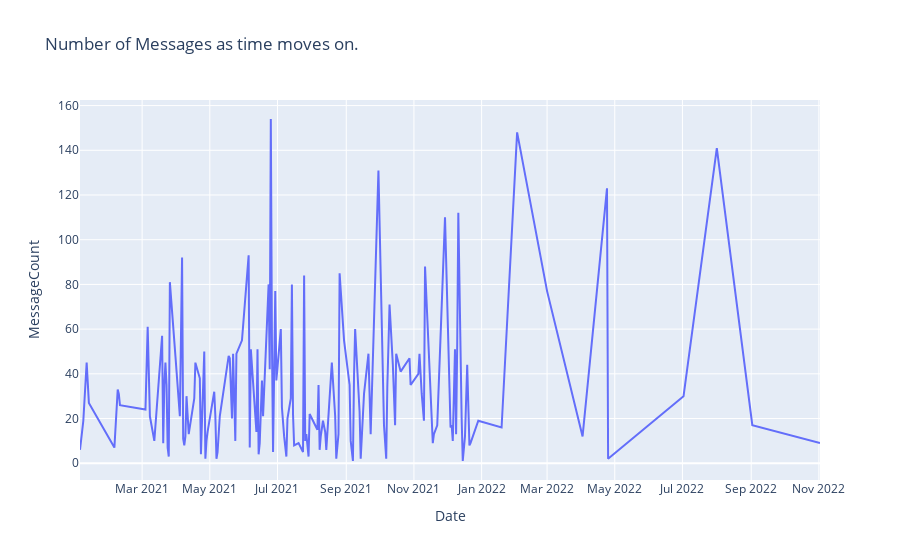

Notebook code cell kept with this figure:
### Code cell
date_df = df['Date'].dt.date.value_counts().sort_index().reset_index()
date_df.columns = ['Date','MessageCount']
fig = px.line(date_df, x="Date", y="MessageCount", title='Number of Messages as time moves on.')
fig.update_xaxes(nticks=20)
fig.show()

### Figure 1 — Plotly figure (JSON) as saved in the notebook; plotly's stock layout.template omitted (floating-point values rounded to 4 significant figures; data arrays with more than 128 entries replaced by an {"elided": "..."} marker saying what was removed)
{"data": [{"hovertemplate": "Date=%{x}<br>MessageCount=%{y}<extra></extra>", "legendgroup": "", "line": {"color": "#636efa", "dash": "solid"}, "marker": {"symbol": "circle"}, "mode": "lines", "name": "", "orientation": "v", "showlegend": false, "type": "scatter", "x": {"elided": "154 str values"}, "xaxis": "x", "y": {"elided": "154 int values"}, "yaxis": "y"}], "layout": {"autosize": true, "legend": {"tracegroupgap": 0}, "title": {"text": "Number of Messages as time moves on."}, "xaxis": {"anchor": "y", "autorange": true, "domain": [0, 1], "nticks": 20, "range": ["2021-01-04", "2022-11-02"], "title": {"text": "Date"}, "type": "date"}, "yaxis": {"anchor": "x", "autorange": true, "domain": [0, 1], "range": [-7.5, 162.5], "title": {"text": "MessageCount"}, "type": "linear"}}}
